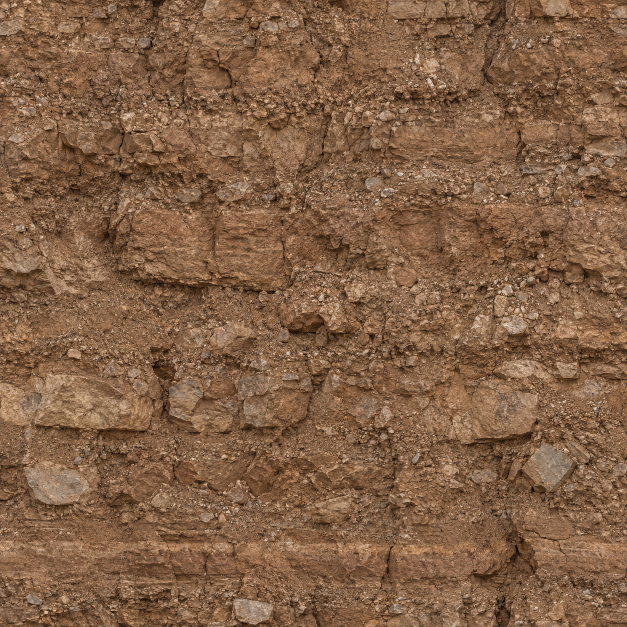
#> input picture tools/cliff-sources/dirt.png, 1254 x 1254 px (shown at 1/2 size)
$ python photo_sources.py ../cliff-sources/concrete.png ../cliff-sources/dirt.png ../cliff-sources/dirt.png
#> lines starting #> are read from the running program, lines starting #| are printed output that depends on the picture
"""Seamless 512 px sources (albedo.png, orm.png, normal.png) for a material project, from a photographic study.

    python tools/materials/photo_sources.py paint|rust <study.png> tools/materials/<folder>/<name>/sources

Needs numpy, scipy and Pillow. `paint`: painted metal; grey low-saturation spots are chips of bare steel (recessed,
rougher, a little metallic), orange ones rust drips (rough); the study's top quarter, where streaks start, is left out.
`rust`: steel with rust; steel is metallic and fairly smooth, rust rough and raised. The broad light is flattened,
the tile made seamless (seamless.py) and normals derived from the estimated height, OpenGL convention. A project
cloned from structures/common/grille reads the three sources into its Material node.
"""
import sys
from pathlib import Path

import numpy as np
from PIL import Image
from scipy.ndimage import gaussian_filter

sys.path.insert(0, str(Path(__file__).resolve().parent))
from seamless import seamless  # noqa: E402

KIND, STUDY, OUT = sys.argv[1], Path(sys.argv[2]), Path(sys.argv[3])
SIZE = 512

image = np.asarray(Image.open(STUDY).convert('RGB'), float) / 255
h, w = image.shape[:2]
#> h = 1254; w = 1254
if KIND == 'paint':
    # The study's top quarter is where its streaks start: repeated, it would band every repeat.
    side = min(w, int(h * .74))
    image = image[h - side:, (w - side) // 2:(w - side) // 2 + side]
else:
    side = min(h, w)
#> side = 1254
    image = image[:side, :side]
# Flatten the broad light: the material's own shading comes from the game's lighting.
luminance = image.mean(2)
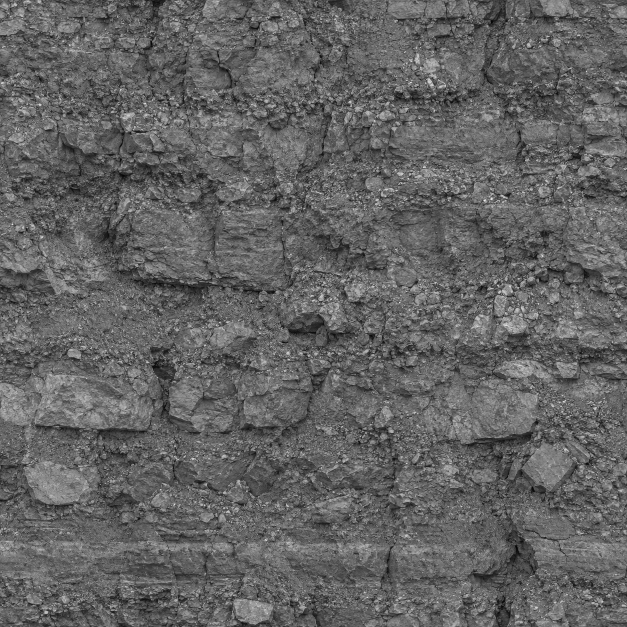
#> luminance: shape (1254, 1254) float64 (shown at 1/2 size); min 0.00523, max 1, mean 0.39
broad = gaussian_filter(luminance, side / 6, mode='reflect')
image = np.clip(image * (luminance.mean() / broad)[..., None], 0, 1)
#> (the run stopped early here; a loop or call above may not have finished)

$ run again, on tools/cliff-sources/rock-relief-v2-height.png
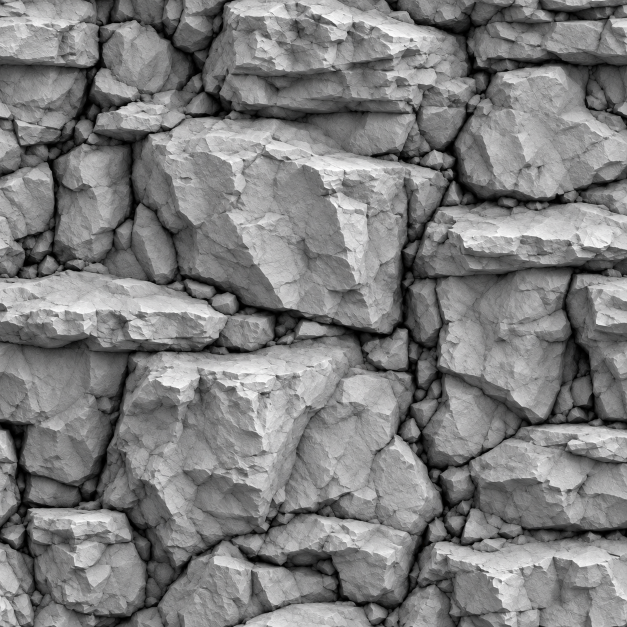
#> input picture tools/cliff-sources/rock-relief-v2-height.png, 1254 x 1254 px (shown at 1/2 size)
#> `broad = gaussian_filter(luminance, side / 6, mode='reflect')`:
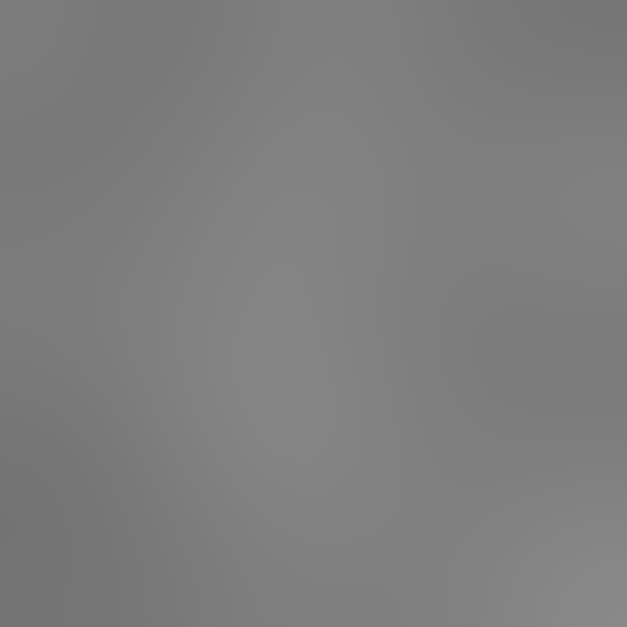
#> broad: shape (1254, 1254) float64 (shown at 1/2 size); min 0.455, max 0.538, mean 0.495

$ run again, on tools/cliff-sources/rock-relief-v2.png
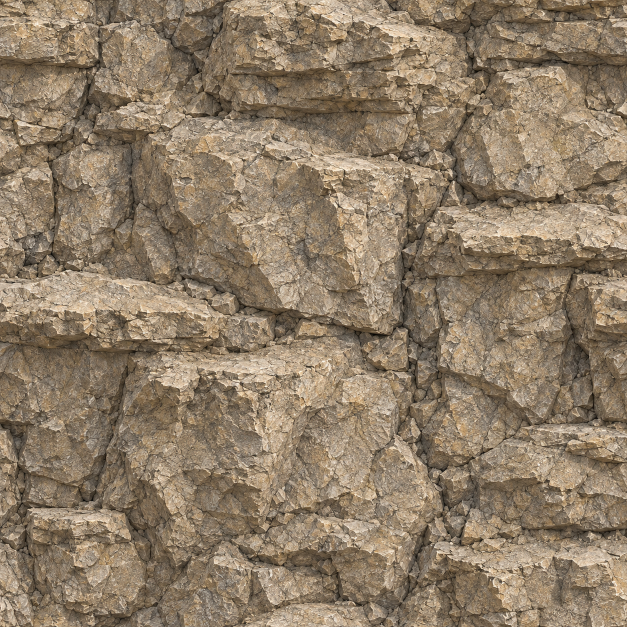
#> input picture tools/cliff-sources/rock-relief-v2.png, 1254 x 1254 px (shown at 1/2 size)
#> `luminance = image.mean(2)`:
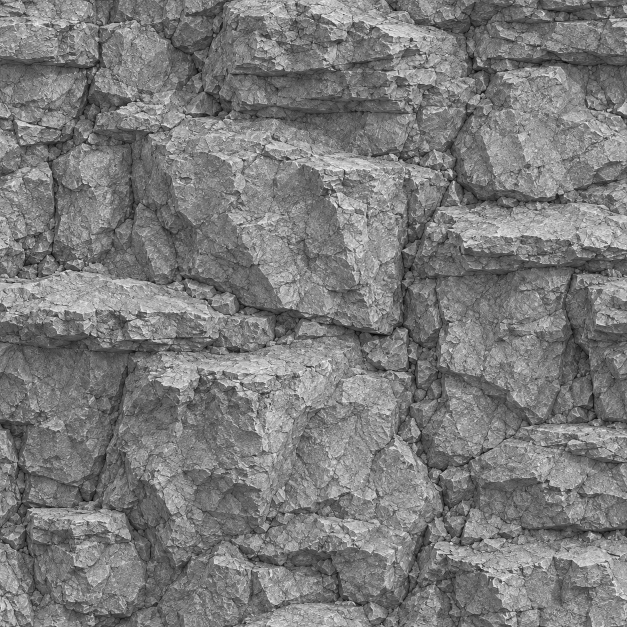
#> luminance: shape (1254, 1254) float64 (shown at 1/2 size); min 0, max 0.992, mean 0.484
#> `broad = gaussian_filter(luminance, side / 6, mode='reflect')`:
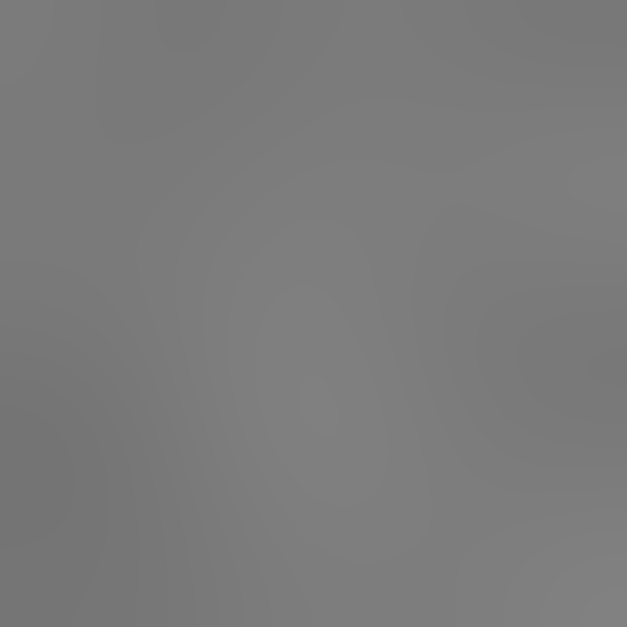
#> broad: shape (1254, 1254) float64 (shown at 1/2 size); min 0.455, max 0.508, mean 0.484
